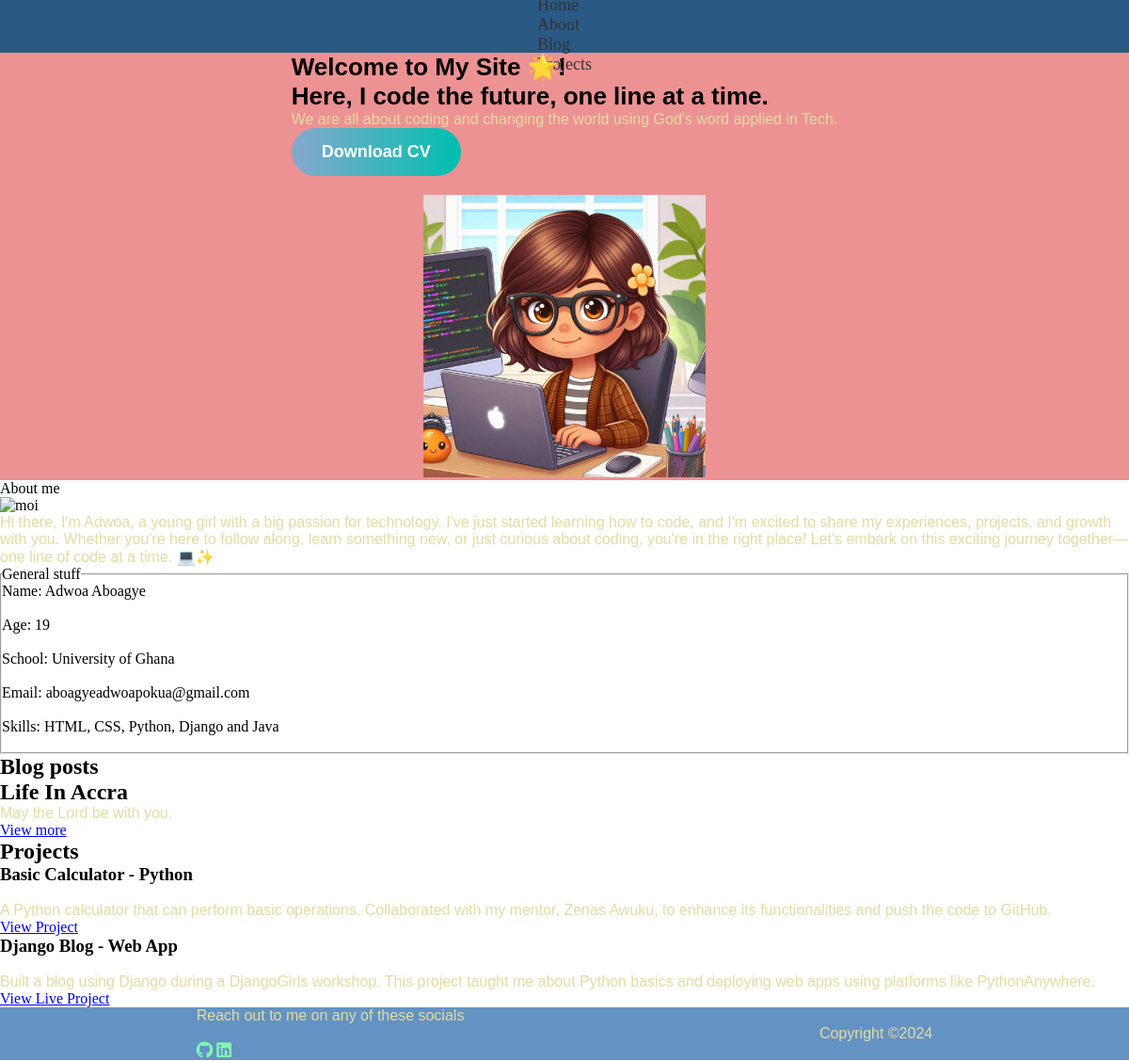
Before: / with the older database file.
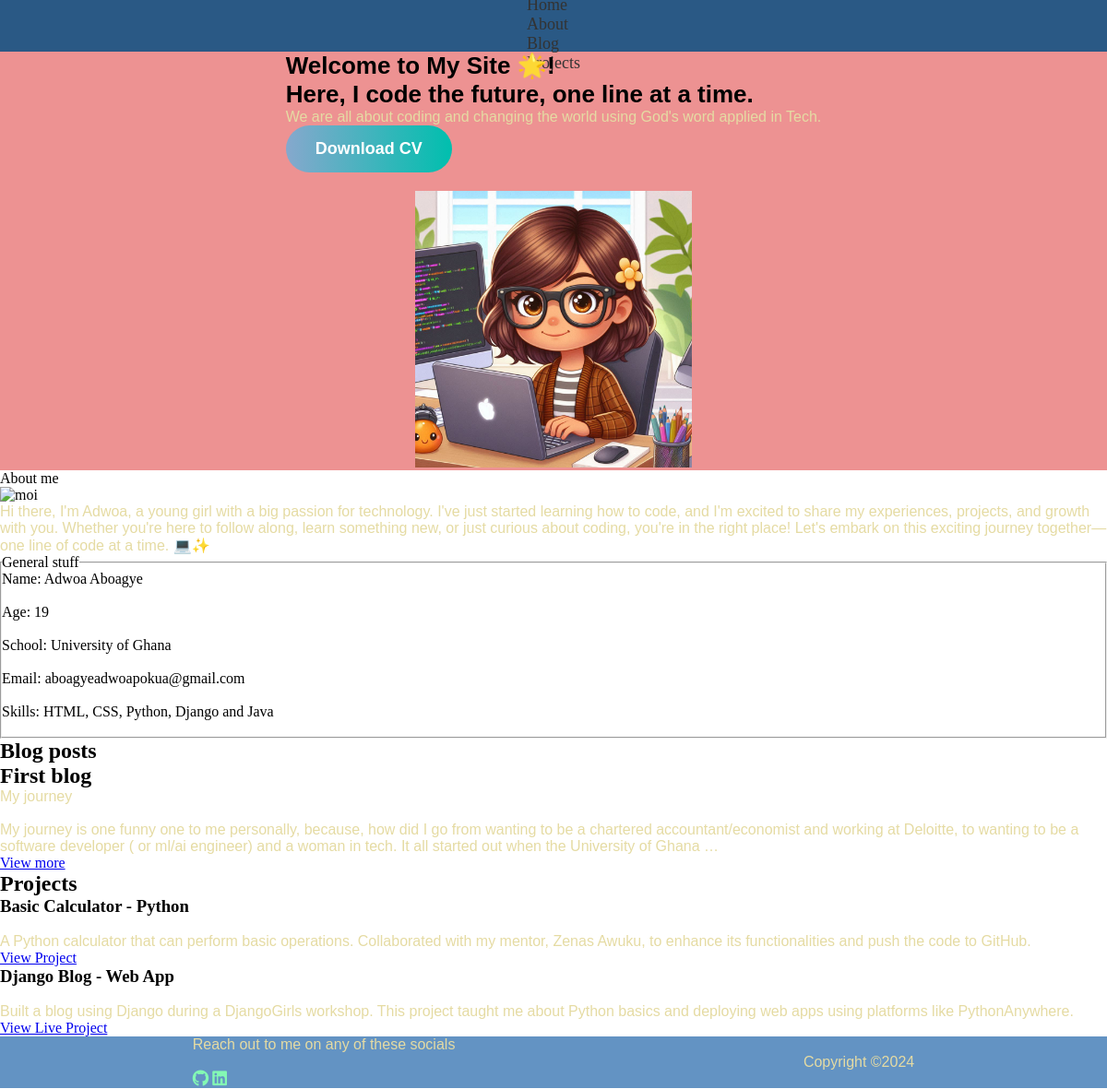
After: the same page with the newer database file.
### blog/models.py (models this page shows, shortened)
class Post(models.Model):
    author = models.ForeignKey(settings.AUTH_USER_MODEL, on_delete=models.CASCADE)
    title = models.CharField(max_length=200)
    text = models.TextField()
    created_date = models.DateTimeField(default=timezone.now)
    published_date = models.DateTimeField(blank=True, null=True)

### blog/views.py (the view)
# urls.py: path('', views.landing, name='landing'),
def landing(request):
    posts = Post.objects.filter(published_date__lte=timezone.now()).order_by('published_date')
    return render(request, 'blog/index.html', {'posts': posts})

### blog/templates/blog/index.html (shortened to what this page needs)
{% load static %}
<!DOCTYPE html>
<html lang="en">
<head>
   <link rel="stylesheet" type="text/css" href="{% static 'styles/css/styles.css' %}">
   <link rel="stylesheet" type="text/css" href="{% static 'styles/css/mediaqueries.css' %}">
   <link rel="stylesheet" href="https://cdnjs.cloudflare.com/ajax/libs/font-awesome/6.0.0-beta3/css/all.min.css">
</head>
<body>
    <header class="header">
        <nav class="navbar">
            <div class="navdiv">
                <ul>
                <li><a href="#home">Home</a></li>
                <li><a href="#about">About</a></li>
                <li><a href="#blog">Blog</a></li>
                <li><a href="#projects">Projects</a></li>
                </ul>
            </div>
        </nav>
    </header>
    <main class="container" id = "home">
        <div class="col col1">
            <p><h1><b>Welcome to My Site 🌟! <br> Here, I code the future, one line at a time.</b></h1></p>
            <p>We are all about coding and changing the world using God's word applied in Tech.</p>
            <a href="{% url 'downloadfile' %}"><button class="btn">Download CV</button></a>
        </div>
        <div class="col">
            <img src="{% static 'media/girl.jpeg' %}" alt="girl in glasses">
        </div>
    </main>
    <section id="about">
        <div class="about-content">
            <div class="htitle">About me</div>
            <div class="sec1">
                <div class="about1">
                    <img src="{% static 'media/moi.jpg' %}" alt="moi">
                </div>
                <div class="sec2">
                    <div class="about2">
                        <p>
                        Hi there, I'm Adwoa, a young girl with a big passion for technology.
                        I've just started learning how to code, and I'm excited to share my experiences, projects, and growth with you.
                        Whether you're here to follow along, learn something new, or just curious about coding, you're in the right place!
                        Let's embark on this exciting journey together—one line of code at a time. 💻✨
                        </p>
                    </div>
                    <div class="about3">
                        <fieldset>
                            <legend>  General stuff </legend>
                            Name: Adwoa Aboagye         <br><br>    Age: 19 <br><br>
                            School: University of Ghana   <br><br>  Email: aboagyeadwoapokua@gmail.com <br><br>
                            Skills: HTML, CSS, Python, Django and Java
                            <br>
                            <br>
                        </fieldset>
                    </div>
                </div>
            </div>
        </div>
    </section>
    <section id = "blog">
        <div id= "Blogcontent">
            <div class="heading">
                <h1>Blog posts</h1>
            </div>
            <div  class="post">
            {% for post in posts %}
            <article>
                <h2>{{ post.title }}</h2>
                <p>{{ post.text|truncatechars:289|linebreaksbr}}</p>
                <a href="{% url 'post_detail' pk=post.pk %}">View more</a>
            </article>
            {% endfor %}
            </div>
        </div>
    </section>
    <section id="projects">
        <div>
            <div class="heading">
                <h2>Projects</h2>
            </div>
            <div class="project">
                <div class="hproject">
                    <h3>Basic Calculator - Python</h3> <br>
                    <p>A Python calculator that can perform basic operations. Collaborated with my mentor, Zenas Awuku, to enhance its functionalities and push the code to GitHub.</p>
                    <a href="https://github.com/Adwoa-p/basic-calculator">View Project</a>
                </div>
                <div class="hproject">
                    <h3>Django Blog - Web App</h3> <br>
                    <p>Built a blog using Django during a DjangoGirls workshop. This project taught me about Python basics and deploying web apps using platforms like PythonAnywhere.</p>
                    <a href="https://adwoapokua.pythonanywhere.com">View Live Project</a>
                </div>
            </div>
        </div>
    </section>
    <footer>
        <div class="footer">
            <p> Reach out to me on any of these socials </p> <br>
            <div class="socialIcons">
                <a href="https://github.com/Adwoa-p/"><i class="fa-brands fa-github"></i></a>
                <a href="https://www.linkedin.com/in/adwoa-pokua-aboagye-a22293298/"><i class="fa-brands fa-linkedin"></i></a>
            </div>
        </div>
        <div class="bottom">
            <p> Copyright &copy;2024</p>
        </div>
    </footer>
</body>
</html>

### blog/static/styles/css/styles.css (style rules this page uses)
* { padding: 0; margin: 0; }
main { width: 100%; height: 100vh; display: flex; justify-content: center; font-size: small; }
.container { background-color: #ed9292; font-family: Arial, sans-serif; display: flex; justify-content: center; flex-direction: column; align-items: center; width: 100%; height: 100%; gap: 20px; }
p { color: #e5dba3; font: 1em sans-serif; font-size: medium; }
.btn { background: linear-gradient(90deg, #86a8cd, #00bfae); border: none; color: white; padding: 15px 32px; font-size: 18px; font-weight: bold; border-radius: 50px; cursor: pointer; transition: background 0.3s; text-align: center; text-decoration: rgb(187, 121, 233); display: inline-block; }
nav { background-color: #2a5985; display: flex; justify-content: space-around; align-items: center; padding: 20px; height: 2vh; }
nav ul { list-style-type: none; }
nav li { margin: 0 15px; }
nav a { text-decoration: none; color: #333; font-size: 18px; display: flex; }
img { width: 300px; height: auto; transition: transform 0.3s ease; }
footer { background-color:#6393c3; display: flex; justify-content: space-around; align-items: center; padding: 20px; height: 2vh; }
footer a { text-decoration: none; color: #83f8b4; font-size: 18px; }

Changed rows visible on the page:
removed Post: title "Life In Accra", text "May the Lord be with you."
added Post: title "First blog", text "My journey My journey is one funny one to me personally, because, how did I go from wanting to be a chartered accountant/economist and working at Deloitte, to wanting to be a software developer ( or ml/ai engineer) and a woman in tech. It all started out when the University of Ghana …"
